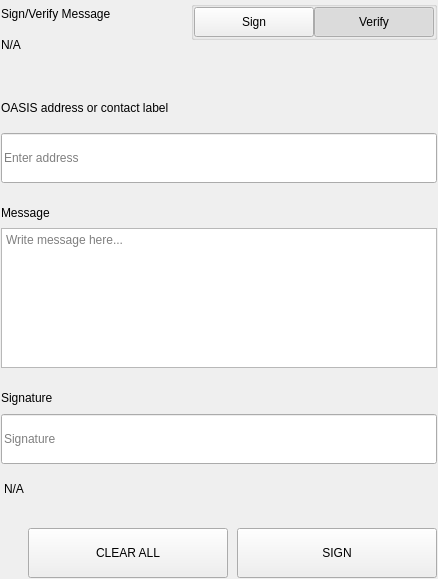
<?xml version="1.0" encoding="UTF-8"?>
<ui version="4.0">
 <class>SettingsSignMessageWidgets</class>
 <widget class="QWidget" name="SettingsSignMessageWidgets">
  <property name="geometry">
   <rect>
    <x>0</x>
    <y>0</y>
    <width>438</width>
    <height>579</height>
   </rect>
  </property>
  <property name="windowTitle">
   <string notr="true">N/A</string>
  </property>
  <layout class="QVBoxLayout" name="verticalLayout">
   <property name="spacing">
    <number>0</number>
   </property>
   <property name="leftMargin">
    <number>0</number>
   </property>
   <property name="topMargin">
    <number>0</number>
   </property>
   <property name="rightMargin">
    <number>0</number>
   </property>
   <property name="bottomMargin">
    <number>0</number>
   </property>
   <item>
    <widget class="QWidget" name="left" native="true">
     <layout class="QVBoxLayout" name="verticalLayout_3">
      <property name="leftMargin">
       <number>0</number>
      </property>
      <property name="topMargin">
       <number>0</number>
      </property>
      <property name="rightMargin">
       <number>0</number>
      </property>
      <property name="bottomMargin">
       <number>0</number>
      </property>
      <item>
       <widget class="QWidget" name="container_sign" native="true">
        <layout class="QVBoxLayout" name="verticalLayout_2">
         <property name="spacing">
          <number>0</number>
         </property>
         <property name="leftMargin">
          <number>1</number>
         </property>
         <property name="topMargin">
          <number>1</number>
         </property>
         <property name="rightMargin">
          <number>1</number>
         </property>
         <property name="bottomMargin">
          <number>1</number>
         </property>
         <item>
          <layout class="QHBoxLayout" name="horizontalLayout_3" stretch="3,1">
           <property name="spacing">
            <number>40</number>
           </property>
           <item>
            <layout class="QVBoxLayout" name="verticalLayoutTitle">
             <property name="spacing">
              <number>5</number>
             </property>
             <item>
              <widget class="QLabel" name="labelTitle">
               <property name="text">
                <string>Sign/Verify Message</string>
               </property>
              </widget>
             </item>
             <item>
              <widget class="QLabel" name="labelSubtitle1">
               <property name="text">
                <string notr="true">N/A</string>
               </property>
               <property name="wordWrap">
                <bool>true</bool>
               </property>
              </widget>
             </item>
            </layout>
           </item>
           <item alignment="Qt::AlignRight|Qt::AlignTop">
            <widget class="QWidget" name="containerSwitch" native="true">
             <property name="styleSheet">
              <string notr="true">#containerSwitch{
	padding-top:9px;
}</string>
             </property>
             <layout class="QVBoxLayout" name="verticalLayout_6">
              <property name="spacing">
               <number>4</number>
              </property>
              <property name="leftMargin">
               <number>0</number>
              </property>
              <property name="topMargin">
               <number>0</number>
              </property>
              <property name="rightMargin">
               <number>0</number>
              </property>
              <property name="bottomMargin">
               <number>0</number>
              </property>
              <item alignment="Qt::AlignRight">
               <widget class="QGroupBox" name="groupBox">
                <property name="sizePolicy">
                 <sizepolicy hsizetype="Fixed" vsizetype="Preferred">
                  <horstretch>0</horstretch>
                  <verstretch>0</verstretch>
                 </sizepolicy>
                </property>
                <property name="title">
                 <string/>
                </property>
                <property name="alignment">
                 <set>Qt::AlignRight|Qt::AlignTop|Qt::AlignTrailing</set>
                </property>
                <layout class="QHBoxLayout" name="horizontalLayout_4">
                 <property name="spacing">
                  <number>0</number>
                 </property>
                 <property name="leftMargin">
                  <number>0</number>
                 </property>
                 <property name="topMargin">
                  <number>0</number>
                 </property>
                 <property name="rightMargin">
                  <number>0</number>
                 </property>
                 <property name="bottomMargin">
                  <number>0</number>
                 </property>
                 <item>
                  <widget class="QPushButton" name="pushSign">
                   <property name="minimumSize">
                    <size>
                     <width>120</width>
                     <height>30</height>
                    </size>
                   </property>
                   <property name="maximumSize">
                    <size>
                     <width>120</width>
                     <height>30</height>
                    </size>
                   </property>
                   <property name="focusPolicy">
                    <enum>Qt::NoFocus</enum>
                   </property>
                   <property name="text">
                    <string>Sign</string>
                   </property>
                   <property name="checkable">
                    <bool>true</bool>
                   </property>
                   <property name="autoExclusive">
                    <bool>true</bool>
                   </property>
                  </widget>
                 </item>
                 <item>
                  <widget class="QPushButton" name="pushVerify">
                   <property name="minimumSize">
                    <size>
                     <width>120</width>
                     <height>30</height>
                    </size>
                   </property>
                   <property name="maximumSize">
                    <size>
                     <width>120</width>
                     <height>30</height>
                    </size>
                   </property>
                   <property name="focusPolicy">
                    <enum>Qt::NoFocus</enum>
                   </property>
                   <property name="text">
                    <string>Verify</string>
                   </property>
                   <property name="checkable">
                    <bool>true</bool>
                   </property>
                   <property name="checked">
                    <bool>true</bool>
                   </property>
                   <property name="autoExclusive">
                    <bool>true</bool>
                   </property>
                  </widget>
                 </item>
                </layout>
               </widget>
              </item>
              <item alignment="Qt::AlignHCenter|Qt::AlignTop">
               <widget class="QLabel" name="labelSubtitleSwitch">
                <property name="text">
                 <string/>
                </property>
                <property name="alignment">
                 <set>Qt::AlignRight|Qt::AlignTrailing|Qt::AlignVCenter</set>
                </property>
               </widget>
              </item>
             </layout>
            </widget>
           </item>
          </layout>
         </item>
         <item>
          <spacer name="verticalSpacer_2">
           <property name="orientation">
            <enum>Qt::Vertical</enum>
           </property>
           <property name="sizeType">
            <enum>QSizePolicy::Fixed</enum>
           </property>
           <property name="sizeHint" stdset="0">
            <size>
             <width>20</width>
             <height>40</height>
            </size>
           </property>
          </spacer>
         </item>
         <item>
          <widget class="QWidget" name="containerAddress" native="true">
           <property name="sizePolicy">
            <sizepolicy hsizetype="Preferred" vsizetype="Fixed">
             <horstretch>0</horstretch>
             <verstretch>0</verstretch>
            </sizepolicy>
           </property>
           <layout class="QVBoxLayout" name="verticalLayout_5" stretch="0,0">
            <property name="spacing">
             <number>15</number>
            </property>
            <property name="leftMargin">
             <number>0</number>
            </property>
            <property name="topMargin">
             <number>0</number>
            </property>
            <property name="rightMargin">
             <number>0</number>
            </property>
            <property name="bottomMargin">
             <number>0</number>
            </property>
            <item>
             <widget class="QLabel" name="labelSubtitleAddress">
              <property name="minimumSize">
               <size>
                <width>0</width>
                <height>20</height>
               </size>
              </property>
              <property name="maximumSize">
               <size>
                <width>16777215</width>
                <height>20</height>
               </size>
              </property>
              <property name="text">
               <string>OASIS address or contact label</string>
              </property>
             </widget>
            </item>
            <item>
             <widget class="QLineEdit" name="addressIn_SM">
              <property name="minimumSize">
               <size>
                <width>0</width>
                <height>50</height>
               </size>
              </property>
              <property name="maximumSize">
               <size>
                <width>16777215</width>
                <height>50</height>
               </size>
              </property>
              <property name="placeholderText">
               <string>Enter address</string>
              </property>
             </widget>
            </item>
           </layout>
          </widget>
         </item>
         <item>
          <spacer name="verticalSpacer_3">
           <property name="orientation">
            <enum>Qt::Vertical</enum>
           </property>
           <property name="sizeType">
            <enum>QSizePolicy::Fixed</enum>
           </property>
           <property name="sizeHint" stdset="0">
            <size>
             <width>20</width>
             <height>20</height>
            </size>
           </property>
          </spacer>
         </item>
         <item>
          <layout class="QVBoxLayout" name="verticalLayout_9">
           <property name="spacing">
            <number>5</number>
           </property>
           <item>
            <widget class="QLabel" name="labelSubtitleMessage">
             <property name="minimumSize">
              <size>
               <width>0</width>
               <height>20</height>
              </size>
             </property>
             <property name="maximumSize">
              <size>
               <width>16777215</width>
               <height>20</height>
              </size>
             </property>
             <property name="text">
              <string>Message</string>
             </property>
            </widget>
           </item>
           <item>
            <widget class="QPlainTextEdit" name="messageIn_SM">
             <property name="minimumSize">
              <size>
               <width>0</width>
               <height>140</height>
              </size>
             </property>
             <property name="maximumSize">
              <size>
               <width>16777215</width>
               <height>140</height>
              </size>
             </property>
             <property name="placeholderText">
              <string>Write message here...</string>
             </property>
            </widget>
           </item>
          </layout>
         </item>
         <item>
          <spacer name="verticalSpacer_4">
           <property name="orientation">
            <enum>Qt::Vertical</enum>
           </property>
           <property name="sizeType">
            <enum>QSizePolicy::Fixed</enum>
           </property>
           <property name="sizeHint" stdset="0">
            <size>
             <width>20</width>
             <height>20</height>
            </size>
           </property>
          </spacer>
         </item>
         <item>
          <widget class="QWidget" name="widget" native="true">
           <property name="minimumSize">
            <size>
             <width>0</width>
             <height>75</height>
            </size>
           </property>
           <property name="maximumSize">
            <size>
             <width>16777215</width>
             <height>16777215</height>
            </size>
           </property>
           <layout class="QVBoxLayout" name="verticalLayout_4">
            <property name="leftMargin">
             <number>0</number>
            </property>
            <property name="topMargin">
             <number>0</number>
            </property>
            <property name="rightMargin">
             <number>0</number>
            </property>
            <property name="bottomMargin">
             <number>0</number>
            </property>
            <item>
             <widget class="QLabel" name="labelSubtitleSignature">
              <property name="minimumSize">
               <size>
                <width>0</width>
                <height>20</height>
               </size>
              </property>
              <property name="maximumSize">
               <size>
                <width>16777215</width>
                <height>20</height>
               </size>
              </property>
              <property name="text">
               <string>Signature</string>
              </property>
             </widget>
            </item>
            <item>
             <widget class="QLineEdit" name="signatureOut_SM">
              <property name="minimumSize">
               <size>
                <width>0</width>
                <height>50</height>
               </size>
              </property>
              <property name="placeholderText">
               <string>Signature</string>
              </property>
             </widget>
            </item>
           </layout>
          </widget>
         </item>
         <item>
          <widget class="QLabel" name="statusLabel_SM">
           <property name="styleSheet">
            <string notr="true">padding-top:5px;</string>
           </property>
           <property name="text">
            <string notr="true">N/A</string>
           </property>
          </widget>
         </item>
         <item>
          <spacer name="verticalSpacer">
           <property name="orientation">
            <enum>Qt::Vertical</enum>
           </property>
           <property name="sizeType">
            <enum>QSizePolicy::Fixed</enum>
           </property>
           <property name="sizeHint" stdset="0">
            <size>
             <width>20</width>
             <height>20</height>
            </size>
           </property>
          </spacer>
         </item>
         <item>
          <layout class="QHBoxLayout" name="horizontalLayout_7">
           <property name="spacing">
            <number>9</number>
           </property>
           <item>
            <spacer name="horizontalSpacer_5">
             <property name="orientation">
              <enum>Qt::Horizontal</enum>
             </property>
             <property name="sizeType">
              <enum>QSizePolicy::Expanding</enum>
             </property>
             <property name="sizeHint" stdset="0">
              <size>
               <width>40</width>
               <height>20</height>
              </size>
             </property>
            </spacer>
           </item>
           <item>
            <widget class="QPushButton" name="pushButtonClear">
             <property name="minimumSize">
              <size>
               <width>200</width>
               <height>50</height>
              </size>
             </property>
             <property name="focusPolicy">
              <enum>Qt::NoFocus</enum>
             </property>
             <property name="text">
              <string>CLEAR ALL</string>
             </property>
            </widget>
           </item>
           <item>
            <widget class="QPushButton" name="pushButtonSave">
             <property name="minimumSize">
              <size>
               <width>200</width>
               <height>50</height>
              </size>
             </property>
             <property name="maximumSize">
              <size>
               <width>200</width>
               <height>50</height>
              </size>
             </property>
             <property name="focusPolicy">
              <enum>Qt::NoFocus</enum>
             </property>
             <property name="text">
              <string>SIGN</string>
             </property>
            </widget>
           </item>
          </layout>
         </item>
        </layout>
       </widget>
      </item>
     </layout>
    </widget>
   </item>
  </layout>
 </widget>
 <resources/>
 <connections/>
</ui>
